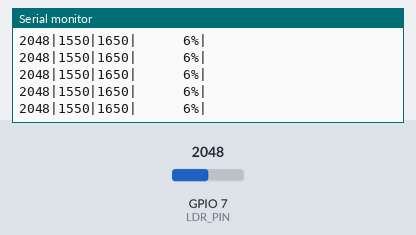
This program was run on a simulated ESP32-S3. Parts: the last lines printed to the serial monitor. Inputs (shaded band) come from the test bench; at power-on: GPIO 7 (LDR_PIN) = 2048.

Above: at 2.2 s.
2.3 s: GPIO 7 (LDR_PIN) set to 2866
At 2.31 s:
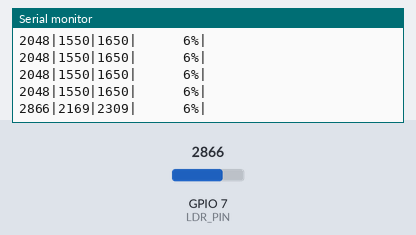
3.8 s: GPIO 7 (LDR_PIN) set to 3603
At 3.82 s:
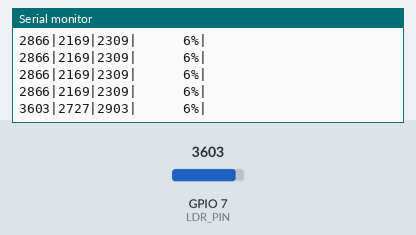
Timing chart, 0 to 6.8 s (numbered marks = the images above; inputs shaded):
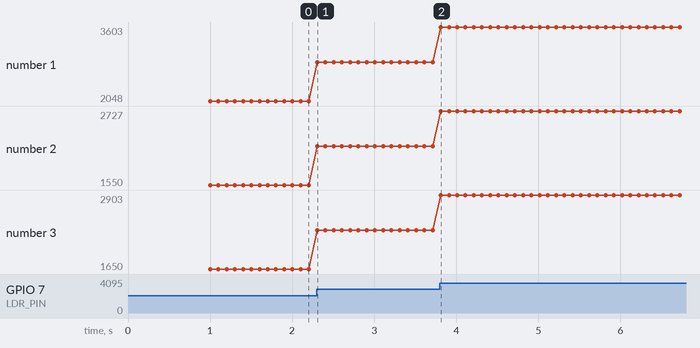

The program:

main.cpp
```cpp
#include <Arduino.h>

constexpr u_int8_t LDR_PIN = 7;
constexpr u_int8_t DELAY = 100;
u_int16_t rawData;
u_int32_t calculatedData;
u_int32_t milliVoltsData;
u_int8_t accuracy;

void serialOutput(){
  Serial.print(rawData);
  Serial.print("|");
  Serial.print(calculatedData);
  Serial.print("|");
  Serial.print(milliVoltsData);
  Serial.print("|      ");
  Serial.print(accuracy);
  Serial.print("%");
  Serial.println("|");
}


void setup() {
  Serial.begin(115200);
  delay(1000);
  Serial.println(" RAW|Calc|Mill|Accuracy|");
  pinMode(LDR_PIN, INPUT);
}

void loop() {
  rawData = analogRead(LDR_PIN);
  calculatedData = ((uint32_t)rawData * 3100) / 4095;
  milliVoltsData = analogReadMilliVolts(LDR_PIN);
  accuracy = ((milliVoltsData - calculatedData)*100)/milliVoltsData;
  serialOutput();
  delay(DELAY);
}
```

Measured:
- after the input at 2.3 s, the serial monitor: prints a new line at once (image 1)
- after the input at 3.8 s, the serial monitor: prints a new line at once (image 2)
- plotted number 1: 2048 → 2866 after the input at 2.3 s, 2866 → 3603 after the input at 3.8 s
- plotted number 2: 1550 → 2169 after the input at 2.3 s, 2169 → 2727 after the input at 3.8 s
- plotted number 3: 1650 → 2309 after the input at 2.3 s, 2309 → 2903 after the input at 3.8 s
